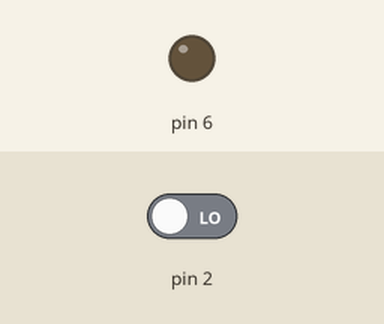
Simulated run of this sketch. Board: Arduino Uno, built with avr-gcc and run on an emulated ATmega328P. Shown: output pins drawn as LEDs (lit = HIGH). The inputs (shaded band) are chosen by the test bench; at power-on: pin 2 LOW.

Above: at 5.0 s.
5.1 s: pin 2 driven HIGH
At 5.6 s:
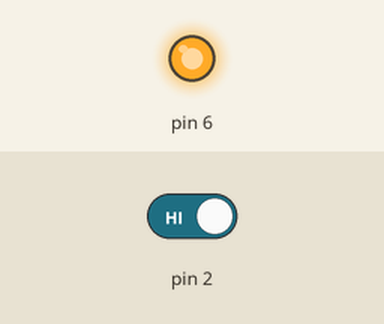
Timing chart, 0 to 8.1 s (numbered marks = the images above; inputs shaded):
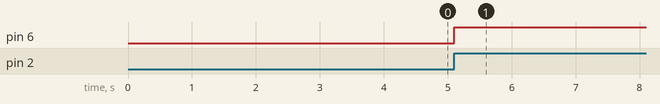

Measured:
- after the input at 5.1 s, pin 6: LOW → HIGH at once

The sketch:

2d.ino
```cpp
// Objective 2d - Repeat part 2c using interrupts (your choice of external or pin change interrupts)
int ledOn;
ISR(INT0_vect){ //write ISR
  if(ledOn){
     PORTD = 0b00000000; //setting bit 6 in port D to 0
     ledOn = 0;
  }
  else{
     PORTD = 0b01000000; //setting bit 6 in port D to 1
     ledOn = 1;
  }
  _delay_ms(100);
}

int main(void)
{
  // set I/O
  DDRD = DDRD | 0b01000000; // bit 6 in port D is an output
  DDRD = DDRD & 0b11111011; // bit 2 in port D is an input
  // configure the interrupt (set registers)
  EICRA = 0b00000011; //interrupt on any change
  EIMSK = 0b00000001; // enable INT0

  sei();
  while (1){
  }
}
```
